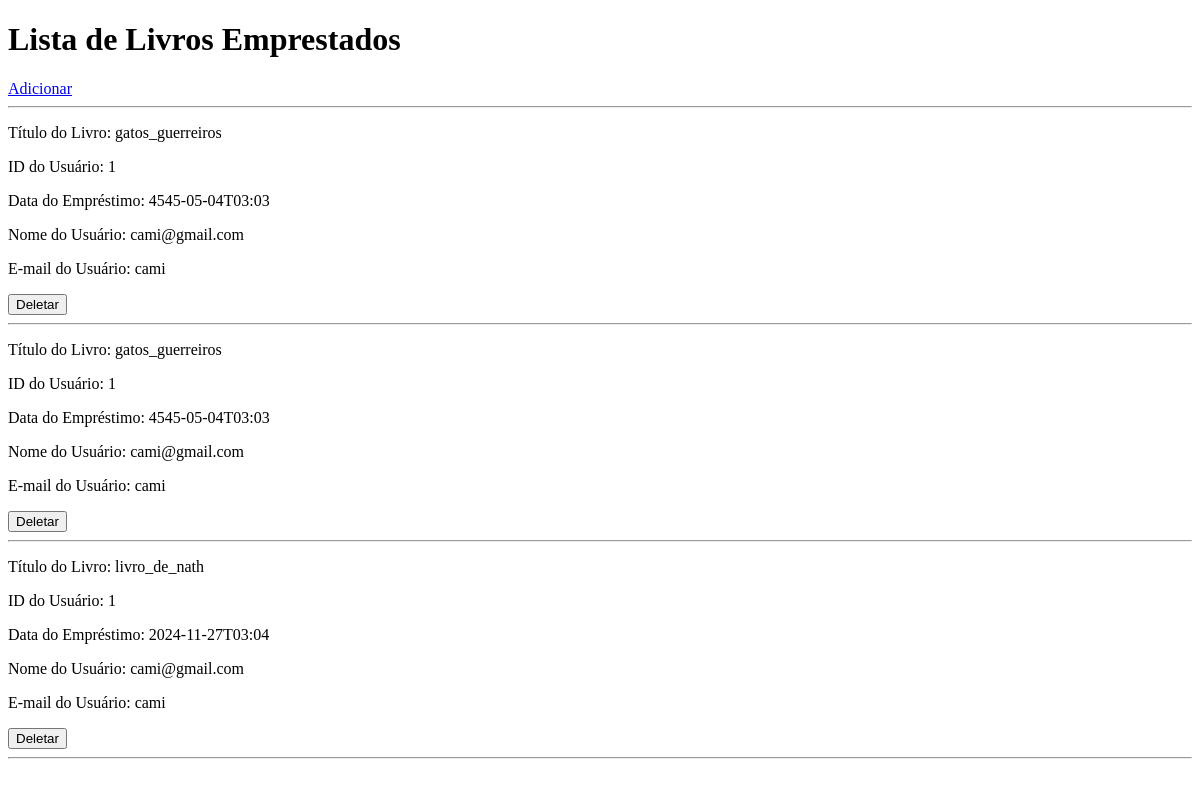
The page /borrowed/ on the database as committed earlier.
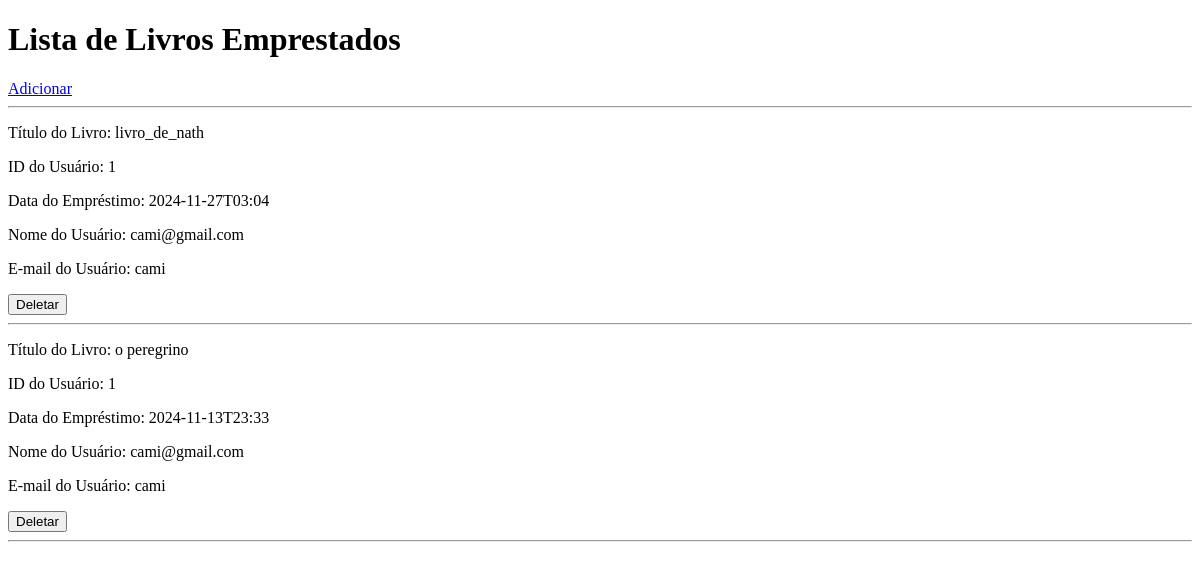
The same page on the database as committed later.
### tables this page shows
CREATE TABLE users (
    id INTEGER PRIMARY KEY AUTOINCREMENT,
    nome TEXT NOT NULL,
    email TEXT NOT NULL
);

CREATE TABLE books (
    id INTEGER PRIMARY KEY AUTOINCREMENT,
    titulo TEXT NOT NULL,
    user_id INTEGER NOT NULL,
    FOREIGN KEY(user_id) REFERENCES users(id)
);

CREATE TABLE borrowed_books (
    bor_id INTEGER PRIMARY KEY AUTOINCREMENT,
    bor_bk_id INTEGER NOT NULL, 
    bor_user_id INTEGER NOT NULL,
    bor_data_emprestimo DATETIME NOT NULL,
    FOREIGN KEY(bor_bk_id) REFERENCES books(id),
    FOREIGN KEY(bor_user_id) REFERENCES users(id)
);

### controllers/borrowed.py (the view)
@bp.route('/')
def index():
    return render_template('borrowed/index.html', users=User.all(), books=Book.all(), borrowed_books = Borrow.all())

### database/__init__.py (called while the page is built)
def get_connection():
    conn = sqlite3.connect(os.path.join(dirname, DATABASE))
    conn.row_factory = sqlite3.Row
    return conn

### models/book.py (called while the page is built)
    @classmethod
    def all(cls):
        conn = get_connection()
        books = conn.execute("SELECT * FROM books").fetchall()
        return books

### models/borrow.py (called while the page is built)
    @classmethod
    def all(cls):
        conn = get_connection()
        borrowed_books = conn.execute("SELECT * FROM borrowed_books").fetchall()
        return borrowed_books

### models/user.py (called while the page is built)
    @classmethod
    def all(cls):
        conn = get_connection()
        users = conn.execute("SELECT * FROM users").fetchall()
        return users

### templates/borrowed/index.html (shortened to what this page needs)
<!DOCTYPE html>
<html lang="en">
<head>
</head>
<body>
    <h1>Lista de Livros Emprestados</h1>
    <a href="{{url_for('borrowed.register')}}">Adicionar</a>
    <hr>
    {% for b_book in borrowed_books %}
        {% for book in books %}
            {% for user in users %}
                {% if book.id == b_book.bor_bk_id and b_book.bor_user_id == user.id %}
                    <p>Título do Livro: {{ book.titulo }}</p>
                    <p>ID do Usuário: {{ b_book.bor_user_id }}</p>
                    <p>Data do Empréstimo: {{ b_book.bor_data_emprestimo }}</p>
                    <p>Nome do Usuário: {{ user.nome }}</p>
                    <p>E-mail do Usuário: {{ user.email }}</p>
                    <form action="{{ url_for('borrowed.delete', borrow_id=b_book.bor_id) }}" method="post">
                        <button type="submit" onclick="return confirm('Você tem certeza que deseja remover?')";>Deletar</button>
                    </form>
                    <hr>
                {% endif %}
            {% endfor %}
        {% endfor %}
    {% endfor %}
</body>
</html>

Rows that differ between the two databases and show on the page:
removed borrowed_books: bor_user_id "1", bor_data_emprestimo "4545-05-04T03:03", users (nome "cami@gmail.com", email "cami")
no longer on this page (row unchanged): books: titulo "gatos_guerreiros", users (nome "cami@gmail.com", email "cami")
removed borrowed_books: bor_user_id "1", bor_data_emprestimo "4545-05-04T03:03", users (nome "cami@gmail.com", email "cami")
added borrowed_books: bor_user_id "1", bor_data_emprestimo "2024-11-13T23:33", users (nome "cami@gmail.com", email "cami")
added books: titulo "o peregrino", users (nome "cami@gmail.com", email "cami")
